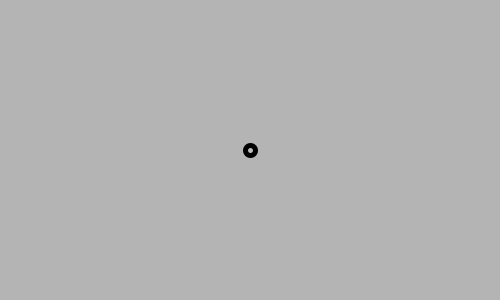
Frame 1 (no input)
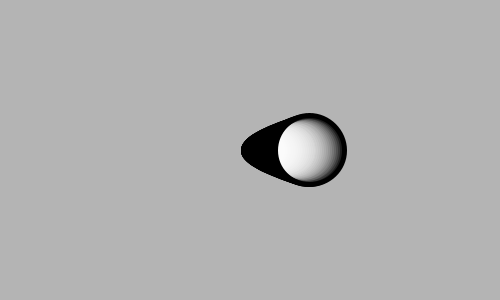
Frame 60 (the mouse pressed at the canvas centre just before this capture)
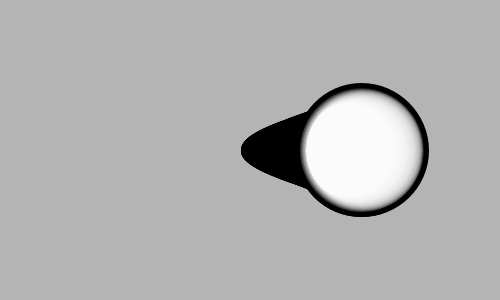
Frame 120 (the mouse held since frame 60 and released just before this capture)

The Processing sketch that drew these frames (run headless with seeded random() and noise(); from frame 60 on, the mouse is pressed at the canvas centre):

// Processing sketch: sketch_055
// ── sketch_055.pde
int diam = 10;
float centX, centY;

void setup() {
    size(500, 300);
    frameRate(24);
    smooth();
    background(180);
    centX = width/2;
    centY = height/2;
    stroke(0);
    strokeWeight(5);
    fill(255, 30);
}

void draw() {
    if(diam <= 400){
        //background(180);
        ellipse(centX + diam * sin(radians(frameCount)), centY, diam, diam);
        //ellipse(centX + random(-50, 50), centY, diam, diam);
        diam += 1;
    }
}

void fadeToWhite() {
    noStroke();
    fill(99, 30);
    rectMode(CORNER);
    rect(0, 0, width, height);
}

color randomRGBColor() {
    color c = color(random(256), random(256), random(256));
    return c;
}

void keyTyped() {
    if (key == 's' || key == 'S') {
        save("screen.png");
    }
}
